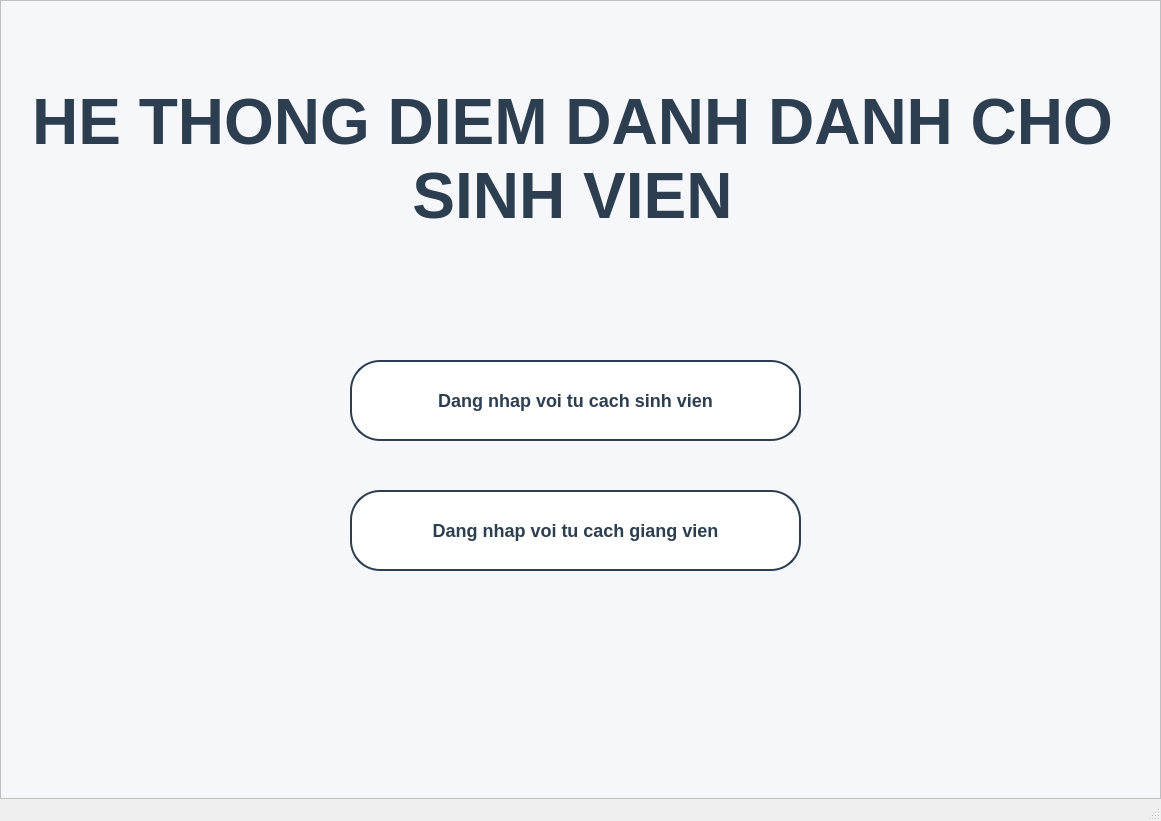
<?xml version="1.0" encoding="UTF-8"?>
<ui version="4.0">
 <class>MainWindow</class>
 <widget class="QMainWindow" name="MainWindow">
  <property name="geometry">
   <rect>
    <x>0</x>
    <y>0</y>
    <width>1161</width>
    <height>821</height>
   </rect>
  </property>
  <property name="windowTitle">
   <string>MainWindow</string>
  </property>
  <widget class="QWidget" name="centralwidget">
   <layout class="QVBoxLayout" name="verticalLayout">
    <property name="spacing">
     <number>0</number>
    </property>
    <property name="leftMargin">
     <number>0</number>
    </property>
    <property name="topMargin">
     <number>0</number>
    </property>
    <property name="rightMargin">
     <number>0</number>
    </property>
    <property name="bottomMargin">
     <number>0</number>
    </property>
    <item>
     <widget class="QFrame" name="frame">
      <property name="styleSheet">
       <string notr="true">background-color:#F5F7FA;
</string>
      </property>
      <property name="frameShape">
       <enum>QFrame::StyledPanel</enum>
      </property>
      <property name="frameShadow">
       <enum>QFrame::Raised</enum>
      </property>
      <widget class="QPushButton" name="pushButton">
       <property name="geometry">
        <rect>
         <x>350</x>
         <y>490</y>
         <width>451</width>
         <height>81</height>
        </rect>
       </property>
       <property name="styleSheet">
        <string notr="true">background-color: rgb(255, 255, 255);
border: 1.5px solid rgb(44, 62, 80);   
color: rgb(44, 62, 80);                
border-radius: 30px;                  
padding: 8px 16px;   
font-size: 18px; 
font-weight: bold; </string>
       </property>
       <property name="text">
        <string>Dang nhap voi tu cach giang vien</string>
       </property>
      </widget>
      <widget class="QPushButton" name="pushButton_2">
       <property name="geometry">
        <rect>
         <x>350</x>
         <y>360</y>
         <width>451</width>
         <height>81</height>
        </rect>
       </property>
       <property name="styleSheet">
        <string notr="true">background-color: rgb(255, 255, 255);
border: 1.5px solid rgb(44, 62, 80);   
color: rgb(44, 62, 80);                
border-radius: 30px;                  
padding: 8px 16px;   
font-size: 18px; 
font-weight: bold; </string>
       </property>
       <property name="text">
        <string>Dang nhap voi tu cach sinh vien</string>
       </property>
      </widget>
      <widget class="QTextEdit" name="textEdit">
       <property name="geometry">
        <rect>
         <x>12</x>
         <y>82</y>
         <width>1121</width>
         <height>231</height>
        </rect>
       </property>
       <property name="styleSheet">
        <string notr="true">
color: 2C3E50 ;
border: none;</string>
       </property>
       <property name="html">
        <string>&lt;!DOCTYPE HTML PUBLIC &quot;-//W3C//DTD HTML 4.0//EN&quot; &quot;http://www.w3.org/TR/REC-html40/strict.dtd&quot;&gt;
&lt;html&gt;&lt;head&gt;&lt;meta name=&quot;qrichtext&quot; content=&quot;1&quot; /&gt;&lt;style type=&quot;text/css&quot;&gt;
p, li { white-space: pre-wrap; }
&lt;/style&gt;&lt;/head&gt;&lt;body style=&quot; font-family:'MS Shell Dlg 2'; font-size:7.8pt; font-weight:400; font-style:normal;&quot;&gt;
&lt;p align=&quot;center&quot; style=&quot; margin-top:0px; margin-bottom:0px; margin-left:0px; margin-right:0px; -qt-block-indent:0; text-indent:0px;&quot;&gt;&lt;span style=&quot; font-size:48pt; font-weight:600; color:#2c3e50;&quot;&gt;HE THONG DIEM DANH DANH CHO SINH VIEN&lt;/span&gt;&lt;/p&gt;&lt;/body&gt;&lt;/html&gt;</string>
       </property>
      </widget>
     </widget>
    </item>
   </layout>
  </widget>
  <widget class="QMenuBar" name="menubar">
   <property name="geometry">
    <rect>
     <x>0</x>
     <y>0</y>
     <width>1161</width>
     <height>26</height>
    </rect>
   </property>
  </widget>
  <widget class="QStatusBar" name="statusbar"/>
 </widget>
 <resources/>
 <connections/>
</ui>
